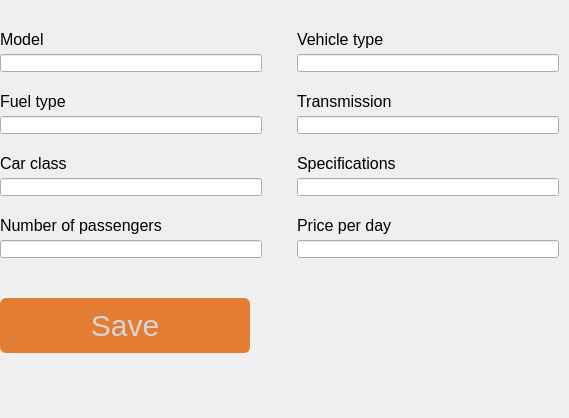
                 <widget class="QWidget" name="ChangeInfo_tab">
                  <property name="styleSheet">
                   <string notr="true">QLabel {
	font-size: 12pt;
    max-width: 300px;
	max-height: 30px;
}
QLineEdit {
	min-width: 260px;
    max-width: 290px;

	margin-bottom: 15px;
}</string>
                  </property>
                  <attribute name="title">
                   <string>Change info</string>
                  </attribute>
                  <layout class="QVBoxLayout" name="verticalLayout_25" stretch="0,0">
                   <property name="spacing">
                    <number>5</number>
                   </property>
                   <property name="leftMargin">
                    <number>0</number>
                   </property>
                   <property name="topMargin">
                    <number>30</number>
                   </property>
                   <property name="rightMargin">
                    <number>10</number>
                   </property>
                   <property name="bottomMargin">
                    <number>65</number>
                   </property>
                   <item>
                    <layout class="QFormLayout" name="formLayout_3">
                     <property name="horizontalSpacing">
                      <number>35</number>
                     </property>
                     <property name="verticalSpacing">
                      <number>5</number>
                     </property>
                     <property name="bottomMargin">
                      <number>0</number>
                     </property>
                     <item row="0" column="0">
                      <widget class="QLabel" name="Change_model_label">
                       <property name="text">
                        <string>Model</string>
                       </property>
                      </widget>
                     </item>
                     <item row="0" column="1">
                      <widget class="QLabel" name="Change_vehicleType_label">
                       <property name="text">
                        <string>Vehicle type</string>
                       </property>
                      </widget>
                     </item>
                     <item row="1" column="0">
                      <widget class="QLineEdit" name="Change_model_LineEdit"/>
                     </item>
                     <item row="1" column="1">
                      <widget class="QLineEdit" name="Change_vehicleType_LineEdit"/>
                     </item>
                     <item row="2" column="0">
                      <widget class="QLabel" name="Change_FuelType_label">
                       <property name="text">
                        <string>Fuel type</string>
                       </property>
                      </widget>
                     </item>
                     <item row="2" column="1">
                      <widget class="QLabel" name="Change_Transmission_label">
                       <property name="text">
                        <string>Transmission</string>
                       </property>
                      </widget>
                     </item>
                     <item row="3" column="0">
                      <widget class="QLineEdit" name="Change_FuelType_LineEdit"/>
                     </item>
                     <item row="3" column="1">
                      <widget class="QLineEdit" name="Change_Transmission_LineEdit"/>
                     </item>
                     <item row="4" column="0">
                      <widget class="QLabel" name="Change_class_label">
                       <property name="text">
                        <string>Car class</string>
                       </property>
                      </widget>
                     </item>
                     <item row="4" column="1">
                      <widget class="QLabel" name="Change_specifications_label">
                       <property name="text">
                        <string>Specifications</string>
                       </property>
                      </widget>
                     </item>
                     <item row="5" column="0">
                      <widget class="QLineEdit" name="Change_class_LineEdit"/>
                     </item>
                     <item row="5" column="1">
                      <widget class="QLineEdit" name="Change_specifications_LineEdit"/>
                     </item>
                     <item row="6" column="0">
                      <widget class="QLabel" name="Change_numPassengers_label">
                       <property name="text">
                        <string>Number of passengers</string>
                       </property>
                      </widget>
                     </item>
                     <item row="6" column="1">
                      <widget class="QLabel" name="Change_price_label">
                       <property name="text">
                        <string>Price per day</string>
                       </property>
                      </widget>
                     </item>
                     <item row="7" column="0">
                      <widget class="QLineEdit" name="Change_numPassengers_LineEdit"/>
                     </item>
                     <item row="7" column="1">
                      <widget class="QLineEdit" name="Change_price_LineEdit"/>
                     </item>
                    </layout>
                   </item>
                   <item>
                    <widget class="QPushButton" name="saveChanges_car_button">
                     <property name="enabled">
                      <bool>false</bool>
                     </property>
                     <property name="minimumSize">
                      <size>
                       <width>0</width>
                       <height>75</height>
                      </size>
                     </property>
                     <property name="maximumSize">
                      <size>
                       <width>250</width>
                       <height>16777215</height>
                      </size>
                     </property>
                     <property name="styleSheet">
                      <string notr="true">QPushButton {
        background-color: #ff7b00;
        color: white;
        border: none;
        font-size: 30px;
        border-radius: 6px;
		margin-top: 20px;
}
QPushButton:hover {
        background-color: #de6b00;
}
QPushButton:pressed {
        background-color: #c45f00;
}

QPushButton:disabled {
        background-color: #e37d34;
        color: #d6d6d6;
}</string>
                     </property>
                     <property name="text">
                      <string>Save</string>
                     </property>
                    </widget>
                   </item>
                  </layout>
                 </widget>
